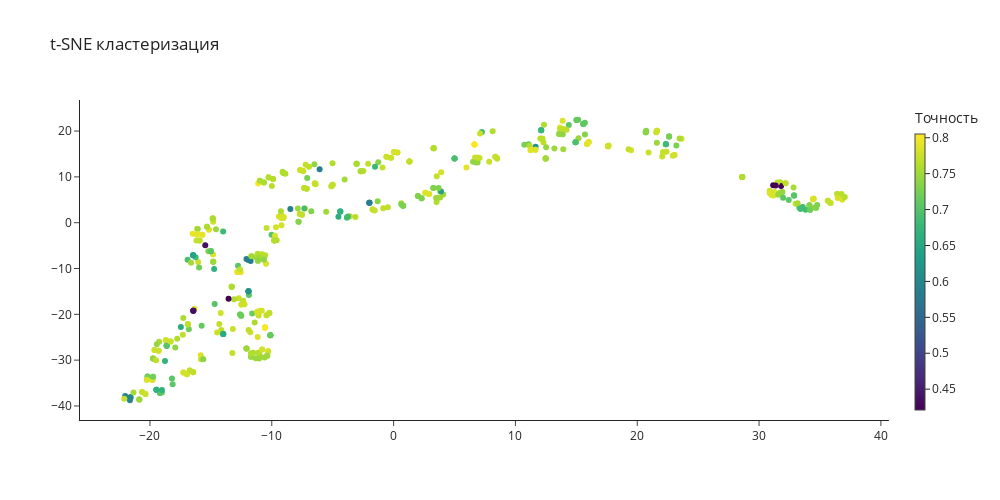

The notebook cell this image was saved under:
### Code cell
fig.update_layout(title_text="t-SNE кластеризация")
fig.data[0].marker.colorbar.title.text = "Точность"
fig

### Figure 1 — Plotly figure (JSON) as saved in the notebook; plotly's stock layout.template omitted (floating-point values rounded to 4 significant figures; data arrays with more than 128 entries replaced by an {"elided": "..."} marker saying what was removed)
{"data": [{"marker": {"color": {"elided": "500 float values"}, "colorbar": {"thickness": 10, "title": {"text": "Точность"}}, "colorscale": [[0, "#440154"], [0.1111, "#482878"], [0.2222, "#3e4989"], [0.3333, "#31688e"], [0.4444, "#26828e"], [0.5556, "#1f9e89"], [0.6667, "#35b779"], [0.7778, "#6ece58"], [0.8889, "#b5de2b"], [1, "#fde725"]]}, "mode": "markers", "name": "t-SNE", "type": "scatter", "x": {"elided": "500 float values"}, "y": {"elided": "500 float values"}}], "layout": {"height": 500, "legend": {"x": 0, "y": 1.2}, "title": {"text": "t-SNE кластеризация"}, "width": 1000, "xaxis": {"autorange": true, "range": [-25.74, 40.66], "type": "linear"}, "yaxis": {"autorange": true, "range": [-43.07, 26.78], "type": "linear"}}}
